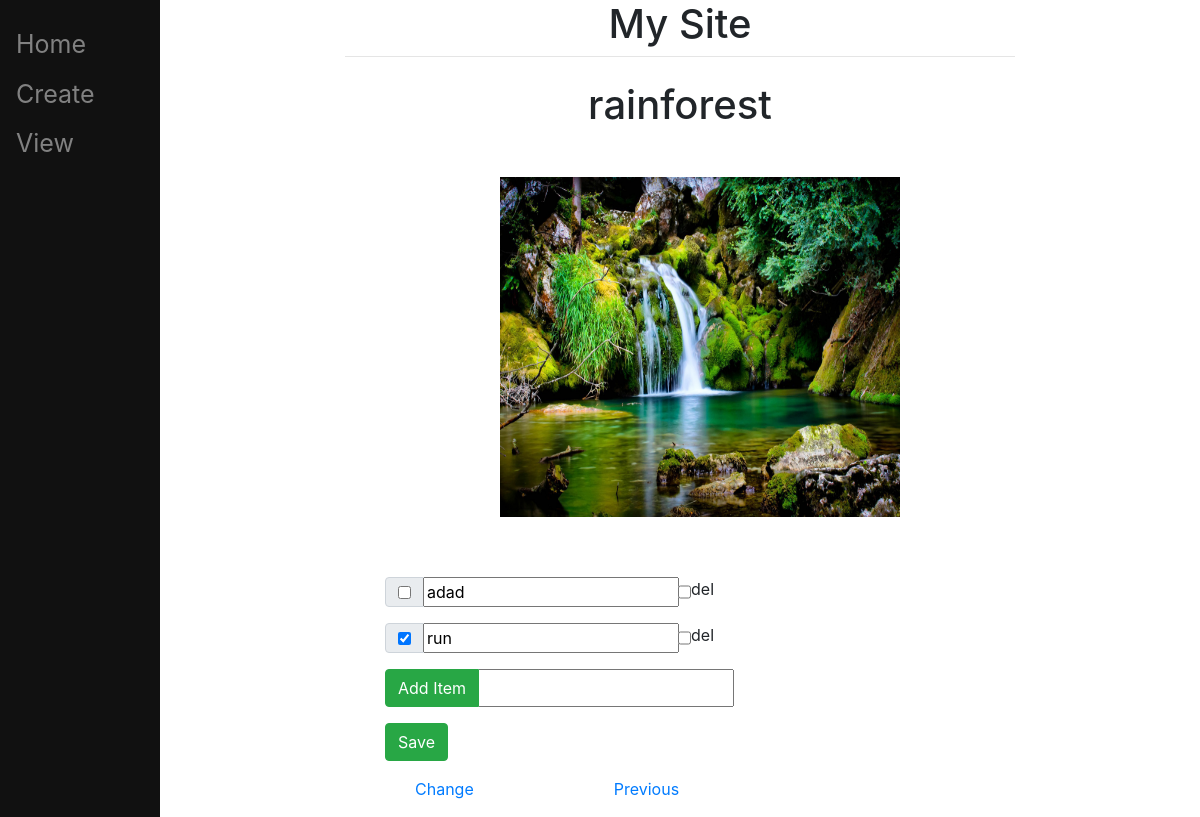
/view/, run on an earlier commit of the app's database.
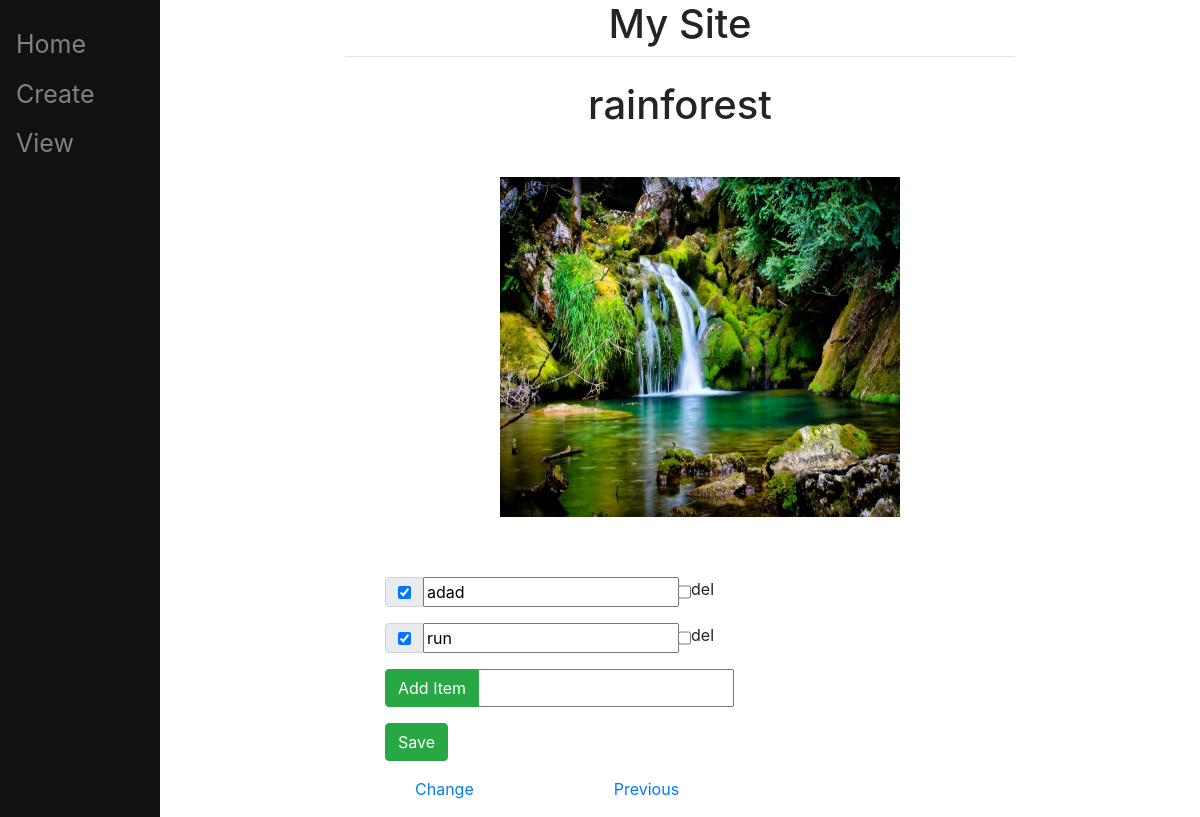
And on a later commit of the database.
### main/models.py (models this page shows, shortened)
class Item(models.Model):
    todolist=models.ForeignKey(ToDoList, on_delete=models.CASCADE, null=True)
    text=models.CharField(max_length=300)
    complete=models.BooleanField()

### main/views.py (the view, shortened to what this page needs)
# urls.py: path("view/", views.view, name="view"),
def view(response):
               ident=ToDoList.objects.latest('id').id
               allls=ToDoList.objects.all()
               ls=ToDoList.objects.get(id=ident)
               items=ls.item_set.all()
               return render(response, "main/list.html",{"ls":ls, "items":items, "allls":allls})

### main/templates/main/list.html (shortened to what this page needs)
{%extends "main/base.html" %}
{%block content%}
{%if ls.name%}
 <h1 class="text-center" id="head"> {{ls.name}} </h1>
 {%endif%}
 <form method="post" action="#">
    <ul>
     {%if ls.image%}
     <image src="{{ls.image.url}}" width =400px height= 400px class="main_img"></image>
     	{%else%}
     	<image src="media/images/default.png" width=400px height=400px class="main_img"></image>
     	{%endif%}
    <div class="all_text">
    {% for item in ls.item_set.all %}
     <div class = "one_row">
	 <div class = "input-group mb-3">
	        <div class = "input-group-prepend">
	        	<div class="input-group-text">
	  {%if item.complete == True %}
	      <input type="checkbox" value="clicked" name="c{{item.id}}" checked >
	   {% else %}
	    <input type="checkbox" value="clicked" name="c{{item.id}}" >
	   {% endif %}
	</div>
	</div>
	 <input type="text", value="{{item.text}}",class="form-control">
	 <div class="input-group-append">
	 	<input type="checkbox" name="d{{item.id}}"value="delete"/> del</input>
	 </div>
	  </div>
	</div>
	  {%endfor%}
	<div class="input-group mb-3">
	<div class ="input-group-prepend">
	<button type="submit" name="newItem" value="newItem" class ="btn btn-success"> Add Item</button>
    </div>
	<input type="text", name="new">
</div>
	<button type="submit" name="save" value="save" class="btn btn-success"> Save </button>
	</form>
	<div class="input-group mb-3">
	<div class ="input-group-prepend">
	<a href="../change/{{ls.id}}", class="wide"> Change      </a>
    {% for list in allls %}
	  {% if list.id == ls.id%}
       {%if list.id > 1 %}
	  <a href="/{{ls.id | add:"-1"}}", class="wide"> Previous </a>
	  {%endif%}
	  {%endif%}
    {%endfor%}
	</div>
</div>
	</div>
</div>
	{%endblock%}

What changed in the data, as far as the page shows it:
changed Item "adad": id "☐" → "☑"
